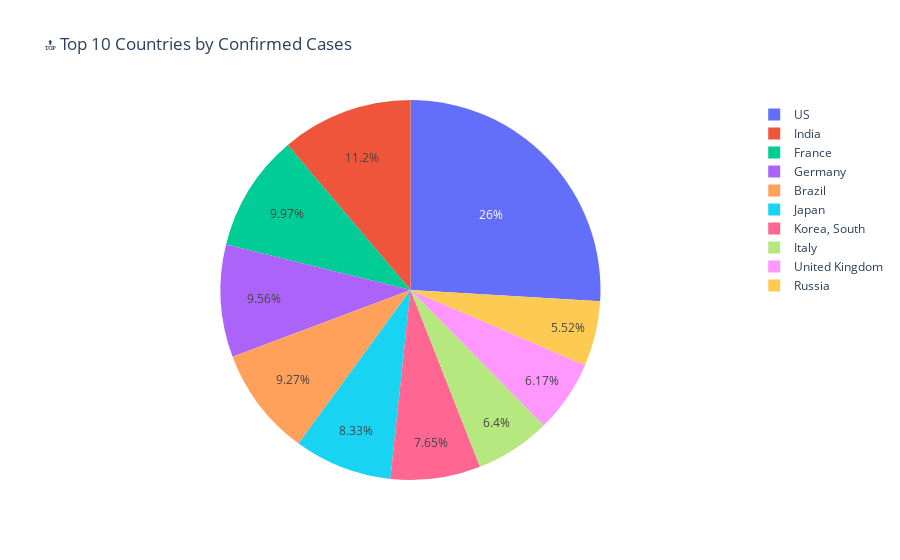

The code cell stored with this chart in its notebook:
### Markdown cell above
# Global Distribution

### Code cell
latest = df_merge[df_merge["Date"] == df_merge["Date"].max()]
global_latest = latest.groupby("Country/Region")[["Confirmed", "Deaths", "Recovered"]].sum().reset_index()
top10 = global_latest.sort_values("Confirmed", ascending=False).head(10)

# Pie Chart for Confirmed Cases
fig = px.pie(top10, values="Confirmed", names="Country/Region", title="🔝 Top 10 Countries by Confirmed Cases")
fig.show()

### Figure 1 — Plotly figure (JSON) as saved in the notebook; plotly's stock layout.template omitted (floating-point values rounded to 4 significant figures)
{"data": [{"domain": {"x": [0, 1], "y": [0, 1]}, "hovertemplate": "Country/Region=%{label}<br>Confirmed=%{value}<extra></extra>", "labels": ["US", "India", "France", "Germany", "Brazil", "Japan", "Korea, South", "Italy", "United Kingdom", "Russia"], "legendgroup": "", "name": "", "showlegend": true, "type": "pie", "values": [103802702, 44690738, 39866718, 38249060, 37076053, 33320438, 30615522, 25603510, 24658705, 22075858]}], "layout": {"legend": {"tracegroupgap": 0}, "title": {"text": "🔝 Top 10 Countries by Confirmed Cases"}}}
